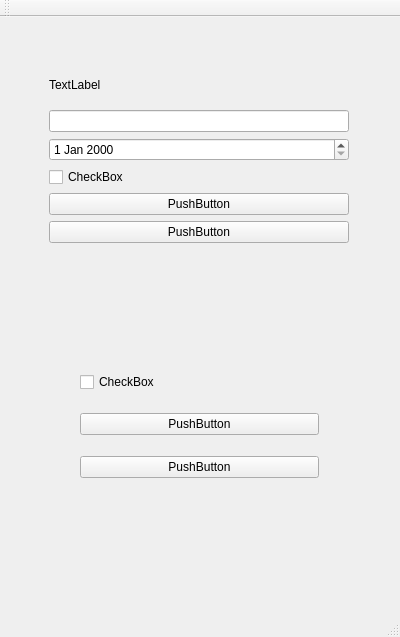
<?xml version="1.0" encoding="UTF-8"?>
<ui version="4.0">
 <class>MainWindow</class>
 <widget class="QMainWindow" name="MainWindow">
  <property name="geometry">
   <rect>
    <x>0</x>
    <y>0</y>
    <width>400</width>
    <height>637</height>
   </rect>
  </property>
  <property name="windowTitle">
   <string>MainWindow</string>
  </property>
  <widget class="QWidget" name="centralWidget">
   <widget class="QWidget" name="widget" native="true">
    <property name="geometry">
     <rect>
      <x>19</x>
      <y>19</y>
      <width>361</width>
      <height>221</height>
     </rect>
    </property>
    <widget class="QWidget" name="verticalLayoutWidget">
     <property name="geometry">
      <rect>
       <x>19</x>
       <y>19</y>
       <width>322</width>
       <height>199</height>
      </rect>
     </property>
     <layout class="QVBoxLayout" name="verticalLayout">
      <item>
       <layout class="QVBoxLayout" name="verticalLayout_2">
        <item>
         <widget class="QLabel" name="label">
          <property name="text">
           <string>TextLabel</string>
          </property>
         </widget>
        </item>
        <item>
         <widget class="QLineEdit" name="lineEdit"/>
        </item>
       </layout>
      </item>
      <item>
       <widget class="QDateEdit" name="dateEdit"/>
      </item>
      <item>
       <widget class="QCheckBox" name="checkBox">
        <property name="text">
         <string>CheckBox</string>
        </property>
       </widget>
      </item>
      <item>
       <widget class="QPushButton" name="pushButton">
        <property name="text">
         <string>PushButton</string>
        </property>
       </widget>
      </item>
      <item>
       <widget class="QPushButton" name="pushButton_2">
        <property name="text">
         <string>PushButton</string>
        </property>
       </widget>
      </item>
     </layout>
    </widget>
   </widget>
   <widget class="QWidget" name="widget_2" native="true">
    <property name="geometry">
     <rect>
      <x>49</x>
      <y>319</y>
      <width>311</width>
      <height>201</height>
     </rect>
    </property>
    <widget class="QWidget" name="gridLayoutWidget">
     <property name="geometry">
      <rect>
       <x>20</x>
       <y>10</y>
       <width>261</width>
       <height>161</height>
      </rect>
     </property>
     <layout class="QGridLayout" name="gridLayout">
      <item row="4" column="0">
       <widget class="QPushButton" name="pushButton_4">
        <property name="text">
         <string>PushButton</string>
        </property>
       </widget>
      </item>
      <item row="2" column="0">
       <widget class="QCheckBox" name="checkBox_2">
        <property name="text">
         <string>CheckBox</string>
        </property>
       </widget>
      </item>
      <item row="3" column="0">
       <widget class="QPushButton" name="pushButton_3">
        <property name="text">
         <string>PushButton</string>
        </property>
       </widget>
      </item>
     </layout>
    </widget>
   </widget>
  </widget>
  <widget class="QMenuBar" name="menuBar">
   <property name="geometry">
    <rect>
     <x>0</x>
     <y>0</y>
     <width>400</width>
     <height>21</height>
    </rect>
   </property>
  </widget>
  <widget class="QToolBar" name="mainToolBar">
   <attribute name="toolBarArea">
    <enum>TopToolBarArea</enum>
   </attribute>
   <attribute name="toolBarBreak">
    <bool>false</bool>
   </attribute>
  </widget>
  <widget class="QStatusBar" name="statusBar"/>
 </widget>
 <layoutdefault spacing="6" margin="11"/>
 <resources/>
 <connections/>
</ui>
